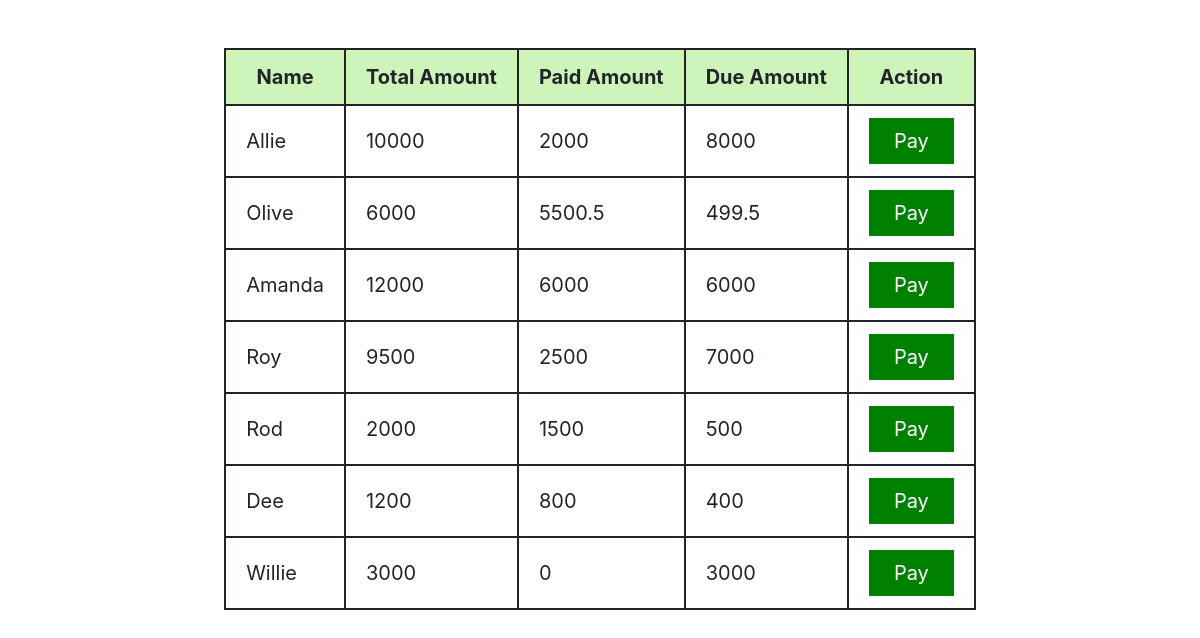
The page / on the database its author committed.
### tables this page shows
CREATE TABLE `employeemaster` (
  `Id` int(11) NOT NULL,
  `EmpCode` varchar(10) NOT NULL,
  `FirstName` varchar(10) NOT NULL,
  `LastName` varchar(10) NOT NULL,
  `Department` varchar(10) NOT NULL,
  `Designation` varchar(10) NOT NULL,
  `Phone` varchar(10) NOT NULL,
  `TotalAmount` float NOT NULL,
  `PaidAmount` float NOT NULL,
  `DueAmount` float NOT NULL
);

### index.php (the view, shortened to what this page needs)
<?php
$conn = mysqli_connect("localhost","root","","employeepartpaysep2022");
?>
<!DOCTYPE html>
<html lang="en">
<head>
    <link rel="stylesheet" href="https://cdn.jsdelivr.net/npm/bootstrap@4.6.1/dist/css/bootstrap.min.css">
</head>
<body>
    <?php
        echo "<br><br>";
        $sql="SELECT `Id`,`FirstName`,`TotalAmount`,`PaidAmount`,`DueAmount` FROM `employeemaster`";
        $result=mysqli_query($conn,$sql) or die("Query Unsuccessful...");
        echo "<html>
        <head>
        <style>
        td,table,th{border:2px solid; padding:12px 20px; font-size:20px}
        </style>
        </head>
        <body><center>
        <table>
        <tr align='center' style='background-color:#cdf5ba;'>
        <th>Name</th>
        <th>Total Amount</th>
        <th>Paid Amount</th>
        <th>Due Amount</th>
        <th>Action</th>
        </tr>" ;
        for($i=1;$i<=mysqli_num_rows($result);$i++){
            $row=mysqli_fetch_assoc($result);
            echo "<tr>
            <td>";echo $row['FirstName'];echo "</td>
            <td>";echo $row['TotalAmount'];echo "</td>
            <td>";echo $row['PaidAmount'];echo "</td>
            <td>";echo $row['DueAmount'];echo "</td>
            <td><a href=pay.php?id=$row[Id]>Pay</a></td>
            </tr>";
        }
        echo "</table>
        </center>
        </body>
        </html>";
    ?>
</body>
</html>

### index.php (style rules this page uses)
a:link, a:visited { background-color:green; color: white; padding: 8px 25px; text-align: center; text-decoration: none; display: inline-block; }
td,table,th { border:2px solid; padding:12px 20px; font-size:20px }

### rows shown on the page
employeemaster: FirstName "Allie", TotalAmount "10000", PaidAmount "2000", DueAmount "8000"
employeemaster: FirstName "Olive", TotalAmount "6000", PaidAmount "5500.5", DueAmount "499.5"
employeemaster: FirstName "Amanda", TotalAmount "12000", PaidAmount "6000", DueAmount "6000"
employeemaster: FirstName "Roy", TotalAmount "9500", PaidAmount "2500", DueAmount "7000"
employeemaster: FirstName "Rod", TotalAmount "2000", PaidAmount "1500", DueAmount "500"
employeemaster: FirstName "Dee", TotalAmount "1200", PaidAmount "800", DueAmount "400"
employeemaster: FirstName "Willie", TotalAmount "3000", PaidAmount "0", DueAmount "3000"
